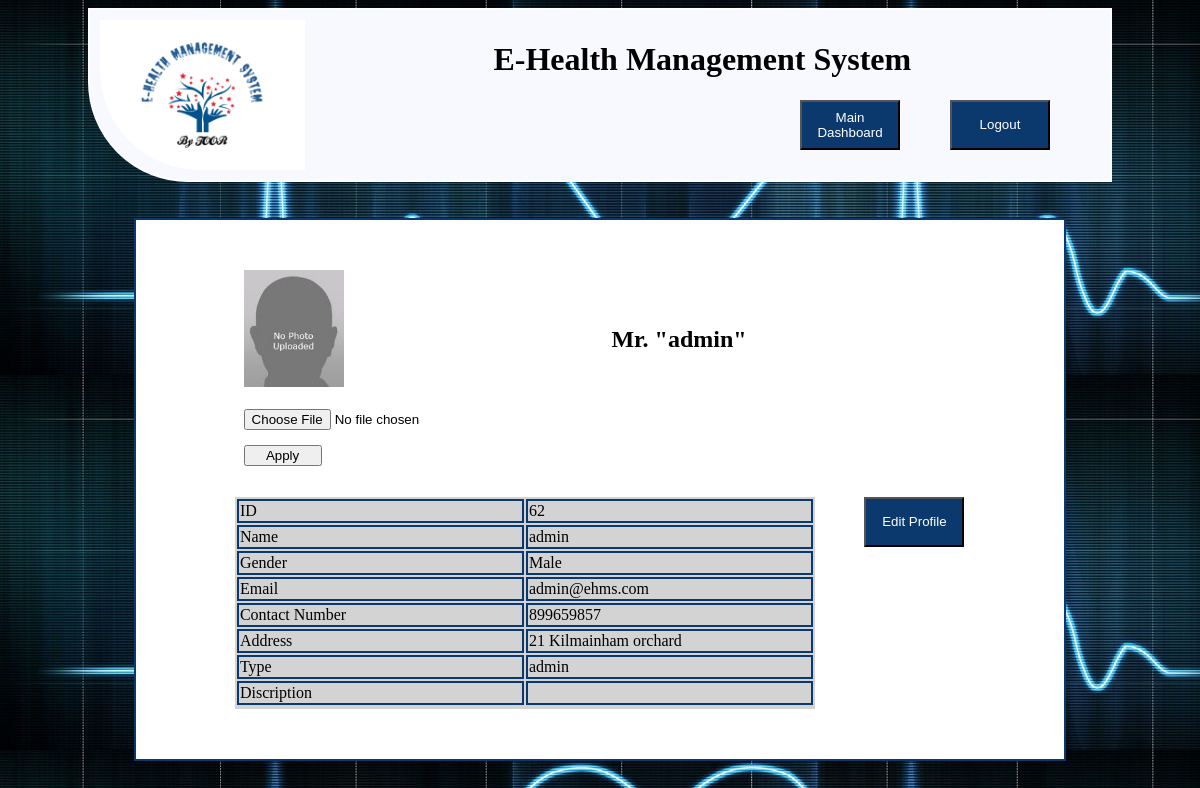
Screenshot of /viewprofile.php (signed in) with the database file from the repository.
### tables this page shows
CREATE TABLE `user` (
  `UserId` int(100) NOT NULL,
  `UserName` varchar(100) NOT NULL,
  `UserGender` varchar(100) NOT NULL,
  `UserEmail` varchar(100) NOT NULL,
  `UserPassword` varchar(100) NOT NULL,
  `UserNumber` int(100) NOT NULL,
  `UserDiscription` varchar(100) NOT NULL,
  `UserAddress` varchar(100) NOT NULL,
  `UserType` varchar(100) NOT NULL,
  `UserImage` varchar(100) NOT NULL,
  `UserStatus` varchar(100) NOT NULL
);

### viewprofile.php (the view, shortened to what this page needs)
<html>
<head>
<link rel="stylesheet" type="text/css" href="index.css">
<link rel="stylesheet" type="text/css" href="dashboard.css">
</head>
    <center><body background="images/background.jpg">
                <header>
                         <div id="header-div1">
                                <img src="images/e-logo.png" id="heaader-logo">
	                            <h1 style="font-family:Brush Script MT;">E-Health Management System</h1>
								<a href="logout.php"><button Style="background-color:#0b396d; width:100px; height:50px; float:right; color:white; margin-right:50px;">Logout</button></a>
							    <a href="Doctordashboard.php"><button Style="background-color:#0b396d; width:100px; height:50px; float:right; color:white; margin-right:50px;">Main Dashboard</button></a>
	                    </div>
                </header><br><br>
<?php
require('DbConnectionNew.php');
	$email=$_SESSION['email'];
	$sql = "SELECT * FROM `user` WHERE UserEmail = '$email'";
    $result = mysqli_query($conn, $sql);
if (mysqli_num_rows($result) > 0) {
	  while($row = mysqli_fetch_assoc($result)){
	  echo'<div id="dashboard-main-div" class="dashboard-main-div" >	';
	     echo'<img src=images/'.$row["UserImage"].' style=" length:100px; width:100px; float:left; background-color:yellow; margin-left:7%;" id="uploadphoto" ></image><br><br>';
		 echo'<h2 style="float:center;"> Mr. "'.$_SESSION["UserName"].'"</h2><br><br>
		 <form action="uploadphoto.php" method="POST" enctype="multipart/form-data" >
		 <input type="file" name="file" id="file" style="float:left; margin-left:7%;" required>
		 <br><br><input type="submit" value="Apply" name="submit" style="float:left; margin-left:7%; width:9.4%;"></form><br>';
		  echo'<table class="viewprofile-table">
		  <tr>
		       <td>ID</td>
		       <td>'.$row["UserId"].'</td>
		  </tr>
		  <tr>
		       <td>Name</td>
		       <td>'.$row["UserName"].'</td>
		</tr>
		  <tr>
		       <td>Gender</td>
		       <td>'.$row["UserGender"].'</td>
		  </tr>
		  <tr>
		       <td>Email</td>
		       <td>'.$row["UserEmail"].'</td>
		  </tr>
		  <tr>
		       <td>Contact Number</td>
		       <td>'.$row["UserNumber"].'</td>
		  </tr>
		   <tr>
		       <td>Address</td>
		       <td>'.$row["UserAddress"].'</td>
		  </tr>
		   <tr>
		       <td>Type</td>
		       <td>'.$row["UserType"].'</td>
		  </tr>
		   <tr>
		       <td>Discription</td>
		       <td>'.$row["UserDiscription"].'</td>
		  </tr><br>
		  <tr>
		  <a href="editProfile.php"><button Style="background-color:#0b396d; width:100px; height:50px; float:right; color:white; margin-right:50px;">Edit Profile</button></a>
		  </tr>
		  </table>';
	  }
    }
	     echo'</div>';
	?>
            </body>
</html>

### index.css (style rules this page uses)
body { background-color: white ; }
#header-div1 { border: 2px solid white; padding: 10px; border-bottom-left-radius: 100px 100px; height: 150; width: 1000px; background-color: GhostWhite ; }
#heaader-logo { float:left; height:150; border-bottom-left-radius: 100px 100px; }

### dashboard.css (style rules this page uses)
.dashboard-main-div { background-color:white; width:70%; height:auto; border: 2px solid #0b396d; padding:50px; }
.viewprofile-table { background-color:lightgrey; width:70%; height:20%; text-align:left; }
.viewprofile-table td { width:50%; height:50%; border: 2px solid #0b396d; text-align:left; }

### rows the page displays
user: UserImage (picture), UserId "62", UserName "admin", UserGender "Male", UserEmail "admin@ehms.com", UserNumber "899659857", UserAddress "21 Kilmainham orchard", UserType "admin"
